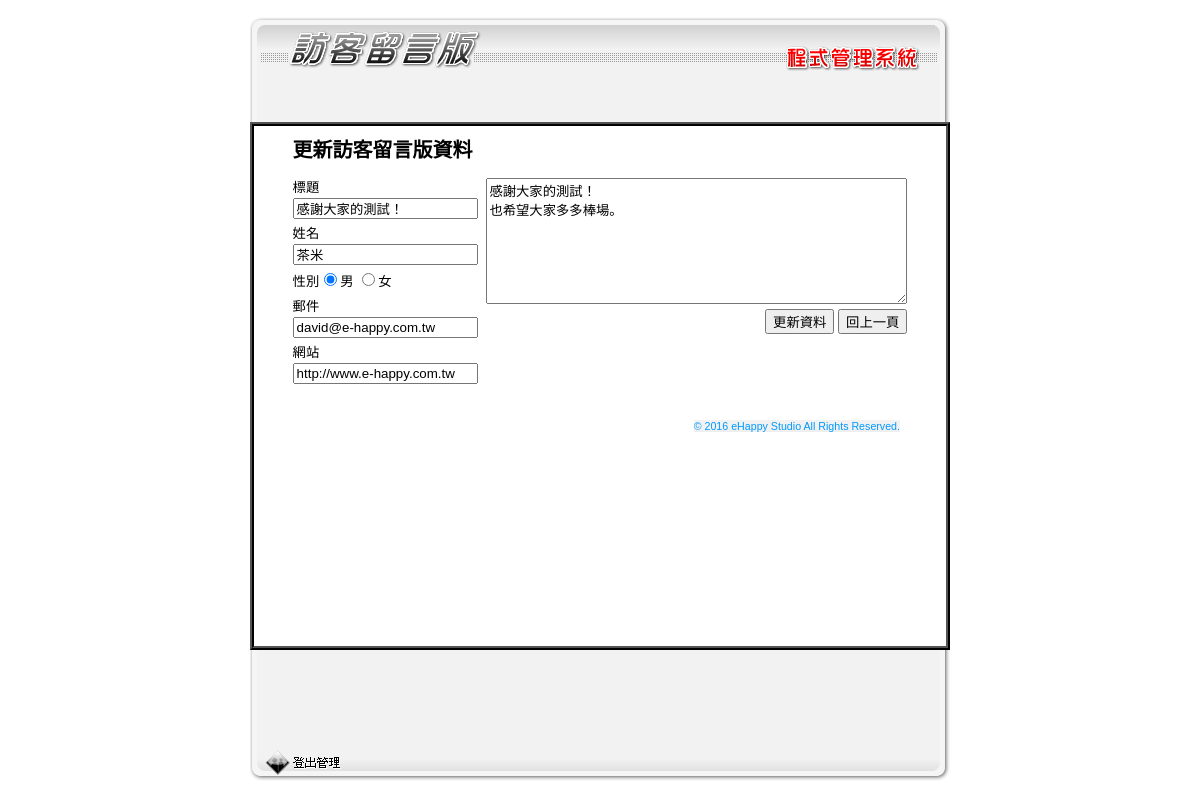
Page /adminfix.php?id=7 (signed in) on the committed database.
### tables this page shows
CREATE TABLE `board` (
  `boardid` int(11) UNSIGNED NOT NULL,
  `boardname` varchar(50) DEFAULT NULL,
  `boardsex` enum('男','女') DEFAULT '男',
  `boardsubject` varchar(100) DEFAULT NULL,
  `boardtime` datetime DEFAULT NULL,
  `boardmail` varchar(100) DEFAULT NULL,
  `boardweb` varchar(100) DEFAULT NULL,
  `boardcontent` text
);

### adminfix.php (the view, shortened to what this page needs)
<?php
require_once("connMysql.php");
$query_RecBoard = "SELECT boardid, boardname, boardsex, boardsubject, boardmail, boardweb, boardcontent FROM board WHERE boardid=?";
$stmt=$db_link->prepare($query_RecBoard);
$stmt->bind_param("i", $_GET["id"]);
$stmt->execute();
$stmt->bind_result($boardid, $boardname, $boardsex, $boardsubject, $boardmail, $boardweb, $boardcontent);
?>
<html>
<head>
<link href="style.css" rel="stylesheet" type="text/css">
</head>
<body bgcolor="#ffffff">
<table width="700" border="0" align="center" cellpadding="0" cellspacing="0">
  <tr>
    <td><table align="left" border="0" cellpadding="0" cellspacing="0" width="700">
        <tr>
          <td background="images/admin_topbg.jpg"><img name="admin_r1_c1" src="images/admin_r1_c1.jpg" width="465" height="36" border="0" alt=""></td>
          <td width="15"><img name="admin_r1_c8" src="images/admin_r1_c8.jpg" width="15" height="36" border="0" alt=""></td>
        </tr>
    </table></td>
  </tr>
  <tr>
    <td><img name="admin_r2_c1" src="images/admin_r2_c1.jpg" width="700" height="28" border="0" alt=""></td>
  </tr>
  <tr>
    <td background="images/admin_r3_c1.jpg"><div id="mainRegion">
        <form name="form1" method="post" action="">
          <table width="90%" border="0" align="center" cellpadding="4" cellspacing="0">
            <tr valign="top">
              <td colspan="2" class="heading">更新訪客留言版資料</td>
            </tr>
            <tr valign="top">
              <td>
    			<p>標題<input name="boardsubject" type="text" id="boardsubject" value="<?php echo $boardsubject;?>"></p>
                <p>姓名<input name="boardname" type="text" id="boardname" value="<?php echo $boardname;?>"></p>
                <p>性別<input name="boardsex" type="radio" id="radio" value="男" <?php if($boardsex=="男"){echo "checked";}?>>男
                  <input name="boardsex" type="radio" id="radio2" value="女" <?php if($boardsex=="女"){echo "checked";}?>>女</p>
                <p>郵件<input name="boardmail" type="text" id="boardmail" value="<?php echo $boardmail;?>"></p>
                <p>網站<input name="boardweb" type="text" id="boardweb" value="<?php echo $boardweb;?>"></p>
              </td>
              <td align="right">
              	<p><textarea name="boardcontent" id="boardcontent" cols="50" rows="8"><?php echo $boardcontent;?></textarea></p>
                <p>
                  <input type="submit" name="button" id="button" value="更新資料">
                  <input type="button" name="button3" id="button3" value="回上一頁" onClick="window.history.back();">
                </p></td>
            </tr>
          </table>
        </form>
      </div></td>
  </tr>
  <tr>
    <td><table align="left" border="0" cellpadding="0" cellspacing="0" width="700">
        <tr>
          <td width="15"><img name="admin_r4_c1" src="images/admin_r4_c1.jpg" width="15" height="31" border="0" alt=""></td>
          <td background="images/admin_botbg.jpg"><a href="?logout=true"><img name="admin_r4_c2" src="images/logout.jpg" width="77" height="31" border="0" alt="登出管理"></a></td>
          <td align="right" valign="top" background="images/admin_botbg.jpg" class="trademark">© 2016 eHappy Studio All Rights Reserved. </td>
          <td width="15"><img name="admin_r4_c8" src="images/admin_r4_c8.jpg" width="15" height="31" border="0" alt=""></td>
        </tr>
      </table></td>
  </tr>
</table>
</body>
</html>

### style.css (style rules this page uses)
body { background-color: #ffffff; }
#mainRegion { height:520px; margin-top: 50px; margin-bottom: 100px; background-color: white; border: ridge black ; border-width: 4px; }
#mainRegion p { font-family: Verdana, Arial, Helvetica, sans-serif; font-size: 10pt; line-height: 20px; margin-top: 0px; margin-bottom: 5px; }
#mainRegion form { margin: 0px; }
.heading { font-family: "微軟正黑體"; font-size: 15pt; color: #010101; line-height: 200%; font-weight: bolder; }
.trademark { font-family: Verdana, Arial, Helvetica, sans-serif; font-size: 8pt; color: #0099FF; position:absolute; top: 420px; right: 300px; }

### rows in the picture
board: boardsubject "感謝大家的測試！", boardname "茶米", boardsex "☑", boardmail "david@e-happy.com.tw", boardweb "http://www.e-happy.com.tw", boardcontent "感謝大家的測試！ 也希望大家多多棒場。"
